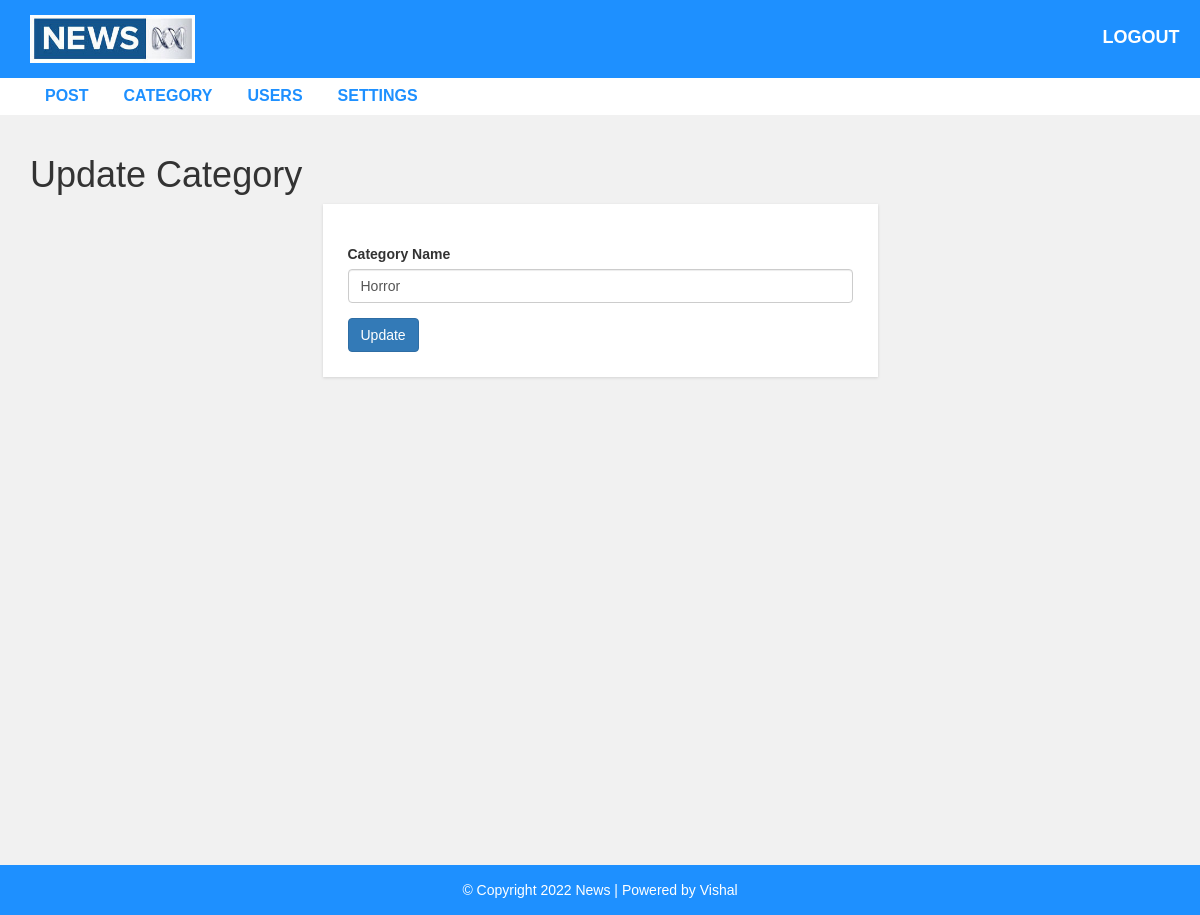
The app's page /admin/update-category.php?id=30 (signed in) with its own data.
### tables this page shows
CREATE TABLE `category` (
  `category_id` int(11) NOT NULL,
  `category_name` varchar(100) NOT NULL,
  `post` int(11) NOT NULL DEFAULT 0
);

CREATE TABLE `settings` (
  `id` int(11) NOT NULL,
  `website_name` varchar(100) NOT NULL,
  `logo` varchar(100) NOT NULL,
  `website_footer` varchar(255) NOT NULL
);

### admin/update-category.php (the view, shortened to what this page needs)
<?php include "header.php";
include "config.php";
if (isset($_GET['id'])){
    $cat_id = $_GET['id'];
    $sql = "SELECT category_name FROM category WHERE category_id = '$cat_id'";
    $result = mysqli_query($conn, $sql) or die("Query Faild");
    if (mysqli_num_rows($result) > 0){
        $row = mysqli_fetch_assoc($result);
    }
}
?>
  <div id="admin-content">
      <div class="container">
          <div class="row">
              <div class="col-md-12">
                  <h1 class="adin-heading"> Update Category</h1>
              </div>
              <div class="col-md-offset-3 col-md-6">
                  <form action="<?php $_SERVER['PHP_SELF'] ?>" method ="POST">
                      <div class="form-group">
                          <label>Category Name</label>
                          <input type="text" name="cat_name" class="form-control" value="<?php echo $row['category_name']  ?>"  placeholder="" required>
                      </div>
                      <input type="submit" name="sumbit" class="btn btn-primary" value="Update" required />
                  </form>
                </div>
              </div>
            </div>
          </div>
<?php include "footer.php"; ?>

### admin/footer.php
<?php
include 'config.php';
$sql = "SELECT website_footer FROM settings";
$result = mysqli_query($conn, $sql) or die("Query Faild");
if(mysqli_num_rows($result) > 0){
    $row = mysqli_fetch_assoc($result);
}
?>
<div id ="footer">
    <div class="container">
        <div class="row">
            <div class="col-md-12">
                <span><?php echo $row['website_footer']  ?></a></span>
            </div>
        </div>
    </div>
</div>
</body>
</html>

### css/style.css (style rules this page uses)
body { background: #f1f1f1; font-family: sans-serif,arial,Helvetica; }
#admin-content { padding: 20px 0; min-height: 750px; }
form { background: #fff; padding: 25px; box-shadow:0 1px 3px rgba(0, 0, 0, 0.13); }
#footer { color: #fff; padding:15px 0; text-align:center; background-color:#1e90ff; }

### records on screen
category: cat_name "Horror"
settings: website_footer "© Copyright 2022 News | Powered by Vishal"
